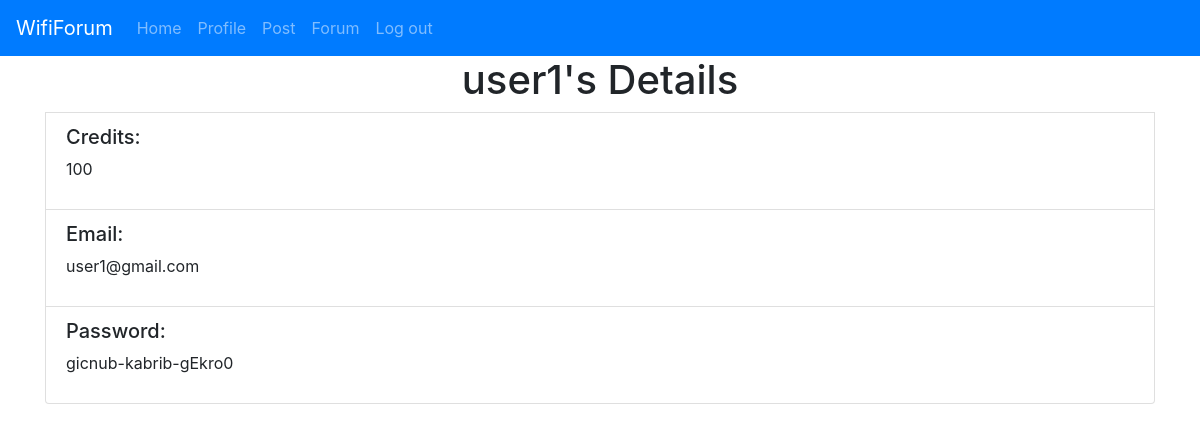
The app's page /profile (signed in), older data.
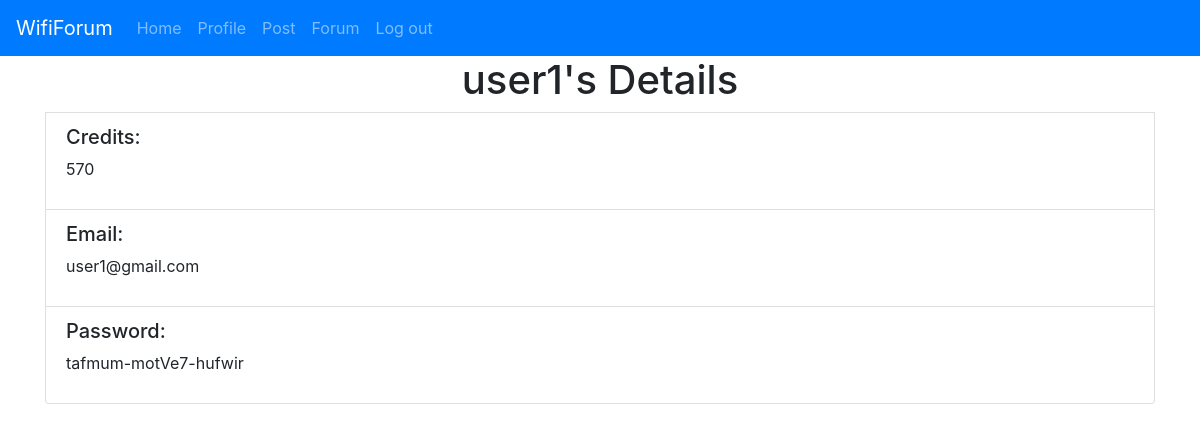
The same page, newer data.
### website/models.py (models this page shows)
class User(db.Model, UserMixin):
    id = db.Column(db.Integer, primary_key=True)
    email = db.Column(db.String(150), unique=True)
    password = db.Column(db.String(150))
    username = db.Column(db.String(150), unique=True)
    credit = db.Column(db.Integer)
    posts = db.relationship('Post')

### website/views.py (the view)
@view.route('/profile', methods=['GET'])
@login_required
def profile():
    return render_template('profile.html', user=current_user)

### website/__init__.py (called while the page is built)
def create_app():
    app = Flask(__name__)
    app.config['SECRET_KEY'] = 'abc' #Dit zorgt voor een encryptie van de data cookies en sessie data, je kan dit ook gwn disablen als het problemen veroorzaakt
    app.config['SQLALCHEMY_DATABASE_URI'] = f'sqlite:///{DB_NAME}'
    db.init_app(app)
    from .views import view
    from .auth import auth
    app.register_blueprint(view, url_prefix='/')
    app.register_blueprint(auth, url_prefix='/')
    from .models import User, Post
    create_database(app)
    login_manager = LoginManager()
    login_manager.login_view = 'auth.login'
    login_manager.init_app(app)
    @login_manager.user_loader
    def load_user(id):
        return User.query.get(int(id))
    return app

### website/templates/profile.html
{% extends "base.html" %} {% block title %}Profile{% endblock %}
{% block content %}
<h1 align="center">{{user.username}}'s Details</h1>
<div class="list-group-item">
    <h5>Credits:</h5> <p>{{ user.credit }}</p>
</div>
<div class="list-group-item">
    <h5>Email:</h5> <p>{{ user.email }}</p>
</div>
<div class="list-group-item">
    <h5>Password:</h5>
    <p>{{ user.password }}</p>
</div>
{% endblock %}

Row changes from the older to the newer data that the page shows:
changed User "user1": credit "100" → "570"; password "gicnub-kabrib-gEkro0" → "tafmum-motVe7-hufwir"
